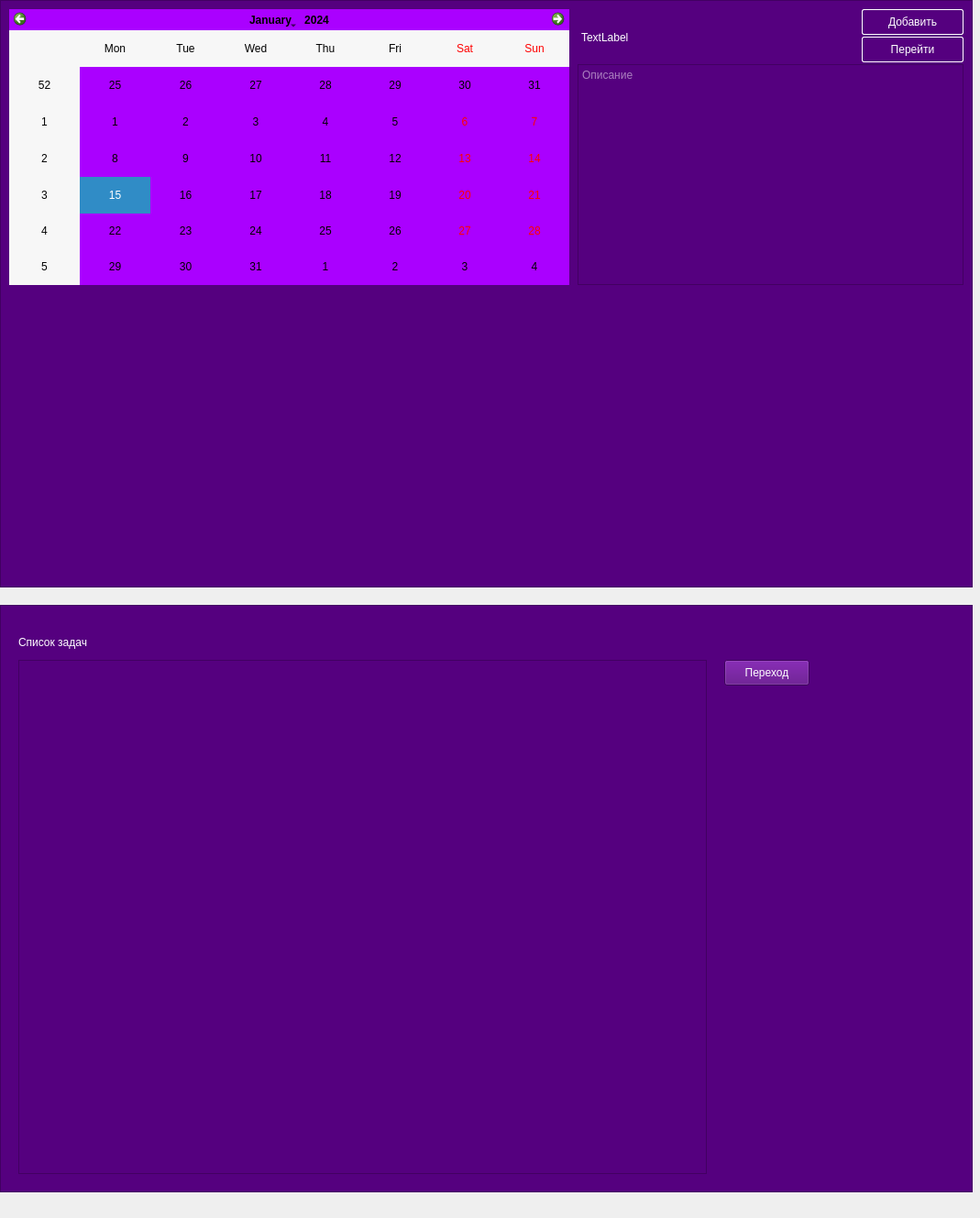
<?xml version="1.0" encoding="UTF-8"?>
<ui version="4.0">
 <class>MainWindow</class>
 <widget class="QMainWindow" name="MainWindow">
  <property name="geometry">
   <rect>
    <x>0</x>
    <y>0</y>
    <width>1069</width>
    <height>1329</height>
   </rect>
  </property>
  <property name="windowTitle">
   <string>MainWindow</string>
  </property>
  <widget class="QWidget" name="centralwidget">
   <widget class="QFrame" name="frame">
    <property name="geometry">
     <rect>
      <x>0</x>
      <y>0</y>
      <width>1061</width>
      <height>641</height>
     </rect>
    </property>
    <property name="styleSheet">
     <string notr="true">background-color: rgb(85, 0, 127);
color: rgb(255, 255, 255);</string>
    </property>
    <property name="frameShape">
     <enum>QFrame::StyledPanel</enum>
    </property>
    <property name="frameShadow">
     <enum>QFrame::Raised</enum>
    </property>
    <widget class="QCalendarWidget" name="calendarWidget">
     <property name="geometry">
      <rect>
       <x>10</x>
       <y>10</y>
       <width>611</width>
       <height>301</height>
      </rect>
     </property>
     <property name="styleSheet">
      <string notr="true">background-color: rgb(170, 0, 255);
color: rgb(0, 0, 0);</string>
     </property>
    </widget>
    <widget class="QTextEdit" name="textEdit">
     <property name="geometry">
      <rect>
       <x>630</x>
       <y>70</y>
       <width>421</width>
       <height>241</height>
      </rect>
     </property>
     <property name="placeholderText">
      <string>Описание</string>
     </property>
    </widget>
    <widget class="QPushButton" name="pushButton_dobav">
     <property name="geometry">
      <rect>
       <x>940</x>
       <y>10</y>
       <width>111</width>
       <height>28</height>
      </rect>
     </property>
     <property name="styleSheet">
      <string notr="true">QPushButton{
background-color: rgb(85, 0, 127);
border-style: solid;
border-color: white;
border-width: 1px;
border-radius: 2px}
QPushButton:hover{
border-style: solid;
border-color: white;
border-width: 3px 3px 3px 3px}</string>
     </property>
     <property name="text">
      <string>Добавить</string>
     </property>
    </widget>
    <widget class="QPushButton" name="pushButton_perehod">
     <property name="geometry">
      <rect>
       <x>940</x>
       <y>40</y>
       <width>111</width>
       <height>28</height>
      </rect>
     </property>
     <property name="styleSheet">
      <string notr="true">QPushButton{
background-color: rgb(85, 0, 127);
border-style: solid;
border-color: white;
border-radius: 2px;
border-width: 1px}
QPushButton:hover{
border-style: solid;
border-color: white;
border-width: 3px 3px 3px 3px}</string>
     </property>
     <property name="text">
      <string>Перейти</string>
     </property>
    </widget>
    <widget class="QLabel" name="label">
     <property name="geometry">
      <rect>
       <x>634</x>
       <y>20</y>
       <width>291</width>
       <height>41</height>
      </rect>
     </property>
     <property name="text">
      <string>TextLabel</string>
     </property>
    </widget>
    <widget class="QWidget" name="verticalLayoutWidget">
     <property name="geometry">
      <rect>
       <x>10</x>
       <y>320</y>
       <width>1041</width>
       <height>301</height>
      </rect>
     </property>
     <layout class="QVBoxLayout" name="verticalLayout"/>
    </widget>
   </widget>
   <widget class="QFrame" name="frame_2">
    <property name="geometry">
     <rect>
      <x>0</x>
      <y>660</y>
      <width>1061</width>
      <height>641</height>
     </rect>
    </property>
    <property name="styleSheet">
     <string notr="true">background-color: rgb(85, 0, 127);
color: rgb(255, 255, 255);</string>
    </property>
    <property name="frameShape">
     <enum>QFrame::StyledPanel</enum>
    </property>
    <property name="frameShadow">
     <enum>QFrame::Raised</enum>
    </property>
    <widget class="QLabel" name="label_2">
     <property name="geometry">
      <rect>
       <x>20</x>
       <y>25</y>
       <width>91</width>
       <height>31</height>
      </rect>
     </property>
     <property name="text">
      <string>Список задач</string>
     </property>
    </widget>
    <widget class="QPushButton" name="pushButton_perehod2">
     <property name="geometry">
      <rect>
       <x>790</x>
       <y>60</y>
       <width>93</width>
       <height>28</height>
      </rect>
     </property>
     <property name="text">
      <string>Переход</string>
     </property>
    </widget>
    <widget class="QScrollArea" name="scrollArea">
     <property name="geometry">
      <rect>
       <x>20</x>
       <y>60</y>
       <width>751</width>
       <height>561</height>
      </rect>
     </property>
     <property name="widgetResizable">
      <bool>true</bool>
     </property>
     <widget class="QWidget" name="scrollAreaWidgetContents">
      <property name="geometry">
       <rect>
        <x>0</x>
        <y>0</y>
        <width>749</width>
        <height>559</height>
       </rect>
      </property>
      <layout class="QVBoxLayout" name="verticalLayout_2">
       <item>
        <layout class="QFormLayout" name="formLayout">
         <property name="sizeConstraint">
          <enum>QLayout::SetMinAndMaxSize</enum>
         </property>
         <property name="fieldGrowthPolicy">
          <enum>QFormLayout::AllNonFixedFieldsGrow</enum>
         </property>
         <property name="rowWrapPolicy">
          <enum>QFormLayout::WrapLongRows</enum>
         </property>
         <property name="labelAlignment">
          <set>Qt::AlignHCenter|Qt::AlignTop</set>
         </property>
         <property name="formAlignment">
          <set>Qt::AlignLeading|Qt::AlignLeft|Qt::AlignTop</set>
         </property>
        </layout>
       </item>
      </layout>
     </widget>
    </widget>
   </widget>
  </widget>
  <widget class="QMenuBar" name="menubar">
   <property name="geometry">
    <rect>
     <x>0</x>
     <y>0</y>
     <width>1069</width>
     <height>26</height>
    </rect>
   </property>
  </widget>
 </widget>
 <resources/>
 <connections/>
</ui>
